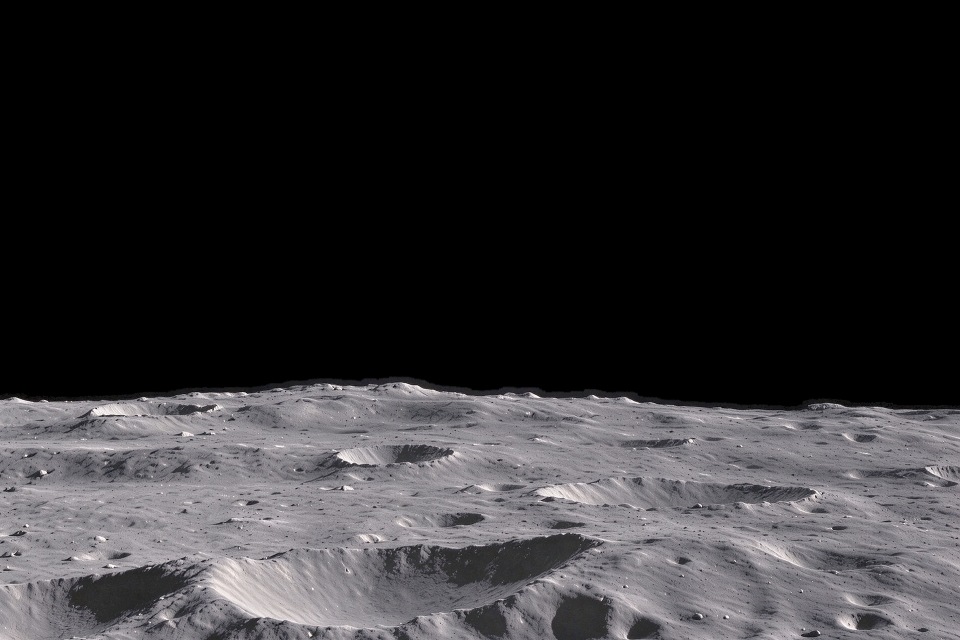
#> input picture 素材/moon_base_无影.png, 1920 x 1280 px, found by its file name (shown at 1/2 size)
$ python make_short.py
#> lines starting #> are read from the running program, lines starting #| are printed output that depends on the picture; after the words box and inside, x2 and y2 are one past the last pixel; in counts of white or black regions, pixels touching at a corner belong together
"""make_short.py —— 从"无影"生成"短影"

无影 = v2 ^ 0.62
短影 = v2 ^ 0.80  ⇒  短影 = 无影 ^ (0.80/0.62) = 无影 ^ 1.290
"""
import numpy as np
from PIL import Image

AST = r"E:\DeskTop\地球\素材"
NONE = AST + r"\moon_base_无影.png"
OUT = AST + r"\moon_base_短影.png"
V2 = AST + r"\moon_base_v2.png"

A = np.asarray(Image.open(NONE).convert("RGB")).astype(np.float32)
H, W = A.shape[:2]
#> H = 1280; W = 1920

x = np.clip(A / 255.0, 0, 1)
short = np.clip((x ** (0.80 / 0.62)) * 255.0, 0, 255)
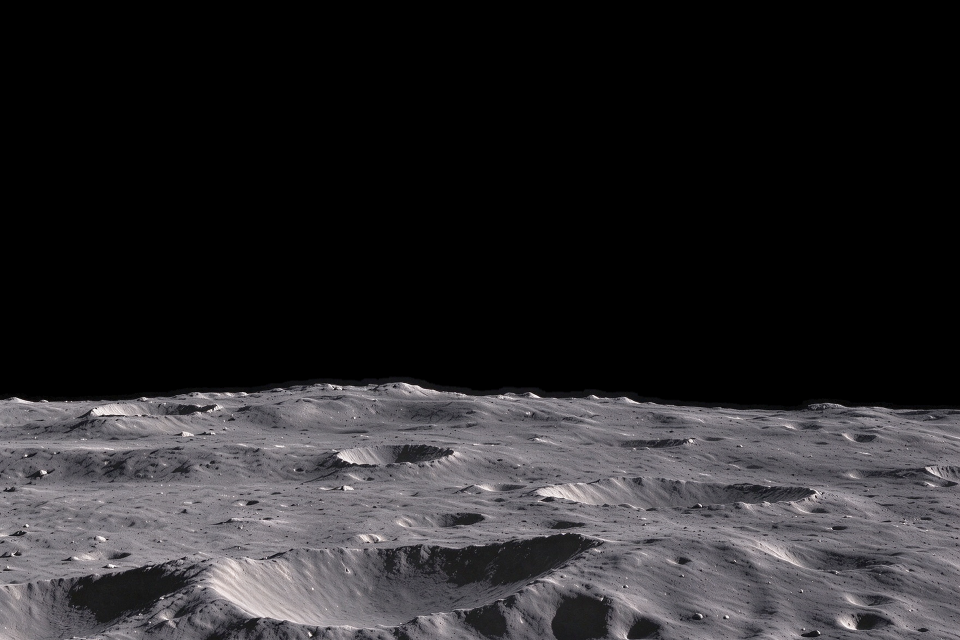
#> short: shape (1280, 1920, 3) float32 (shown at 1/2 size); mean R, G, B 41.3, 40, 42.1

# 天空保持纯黑（用无影图的非黑区域做掩膜）
L = A.mean(2)
terr = L > 3
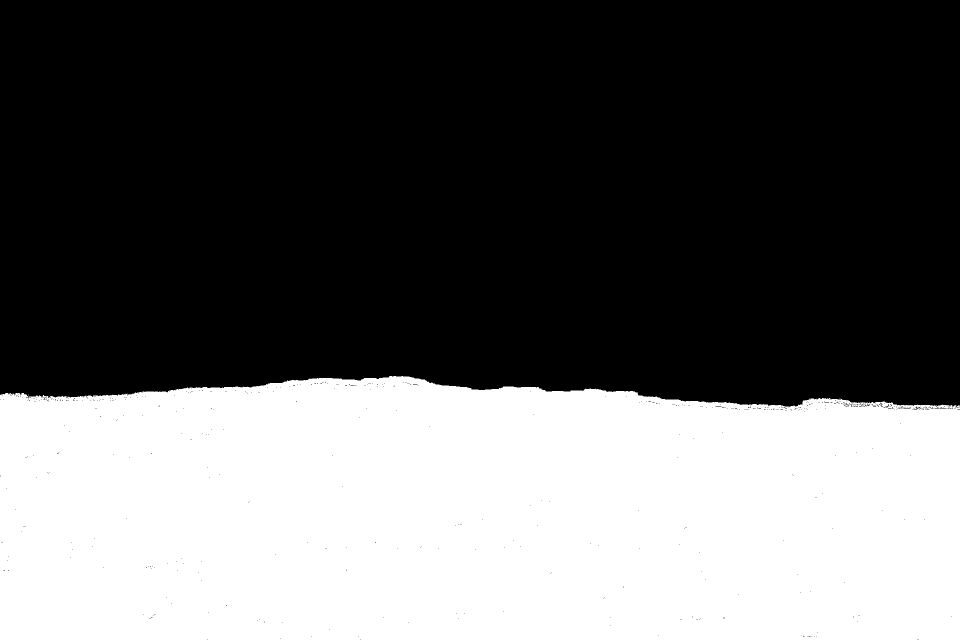
#> terr: shape (1280, 1920) bool (shown at 1/2 size); 38.6% white; 2 white regions (1 under 20 px), largest, box (x1, y1, x2, y2) and area: (0, 752, 1920, 1280) 948905
short = np.where(terr[..., None], short, 0.0)

Image.fromarray(short.astype(np.uint8)).save(OUT)
Image.open(OUT).transpose(Image.FLIP_LEFT_RIGHT).save(AST + r"\moon_base_短影_mirror.png")
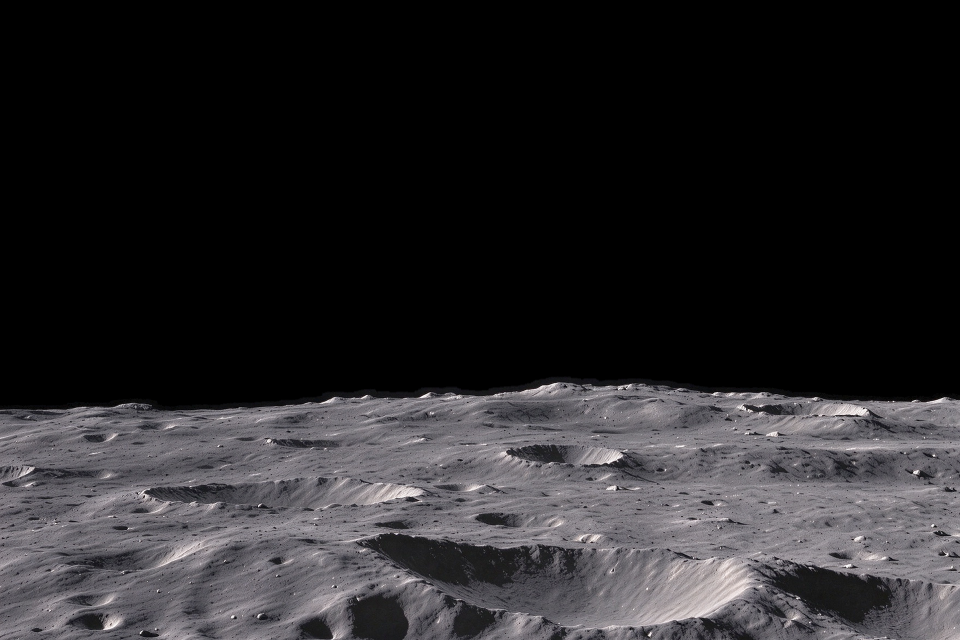
#> saved as moon_base_短影_mirror.png: PIL image 1920x1280 RGB (shown at 1/2 size); mean R, G, B 41.1, 39.8, 41.9


def stats(p):
#> called with p = 'E:\\DeskTop\\地球\\素材\\moon_base_无影.png'
    B = np.asarray(Image.open(p).convert("L")).astype(np.float32)
    h, w = B.shape
#> h = 1280; w = 1920
    t = B[int(h * 0.70):, :]
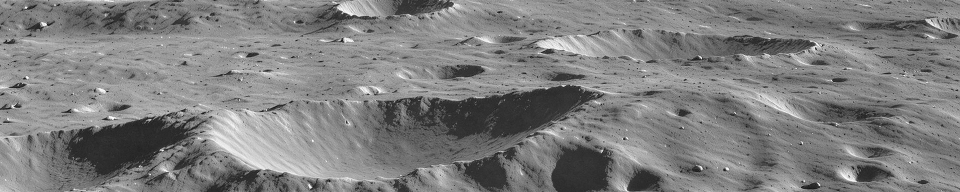
#> t: shape (384, 1920) float32 (shown at 1/2 size); min 0, max 255, mean 126.9
    t = t[t > 3]
    med = np.median(t)
#> med = 133
    sh = float((t < med * 0.45).mean() * 100)
#> sh = 9.8
    sharp = float(np.abs(np.diff(B, axis=0)).mean() + np.abs(np.diff(B, axis=1)).mean())
#> sharp = 8.72
    return med, sh, sharp


rows = [("无影", NONE), ("短影（新）", OUT), ("长影 = v2", V2)]
print("%-12s %-10s %-10s %-8s" % ("底图", "中位亮度", "阴影占比", "锐度"))
for name, p in rows:
    med, sh, sp = stats(p)
#> med = 133; sh = 9.8; sp = 8.72
    print("%-12s %-10.0f %-9.1f%% %-8.2f" % (name, med, sh, sp))
#| 无影           133        9.8      % 8.72
#> (the run stopped early here; a loop or call above may not have finished)
